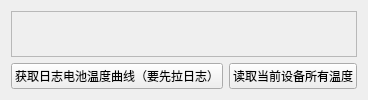
       <widget class="QWidget" name="tab">
        <attribute name="title">
         <string>🌡️温度相关</string>
        </attribute>
        <layout class="QGridLayout" name="gridLayout_3">
         <item row="0" column="0">
          <widget class="QFrame" name="frame">
           <property name="sizePolicy">
            <sizepolicy hsizetype="Expanding" vsizetype="Expanding">
             <horstretch>180</horstretch>
             <verstretch>0</verstretch>
            </sizepolicy>
           </property>
           <property name="minimumSize">
            <size>
             <width>0</width>
             <height>0</height>
            </size>
           </property>
           <property name="frameShape">
            <enum>QFrame::StyledPanel</enum>
           </property>
           <property name="frameShadow">
            <enum>QFrame::Raised</enum>
           </property>
          </widget>
         </item>
         <item row="1" column="0">
          <layout class="QHBoxLayout" name="horizontalLayout_5">
           <item>
            <widget class="QPushButton" name="pushButton_7">
             <property name="text">
              <string>获取日志电池温度曲线（要先拉日志）</string>
             </property>
            </widget>
           </item>
           <item>
            <widget class="QPushButton" name="pushButton_17">
             <property name="text">
              <string>读取当前设备所有温度</string>
             </property>
            </widget>
           </item>
          </layout>
         </item>
        </layout>
       </widget>
